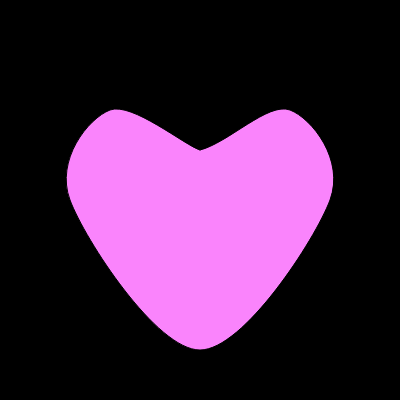
Frame 1 (no input)
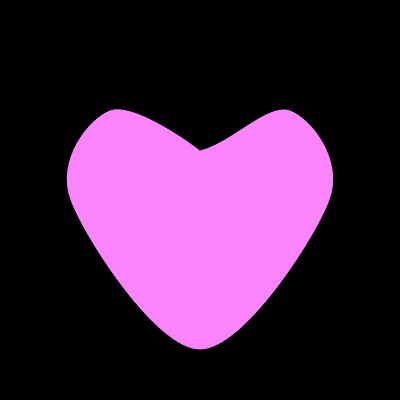
Frame 60 (no input)
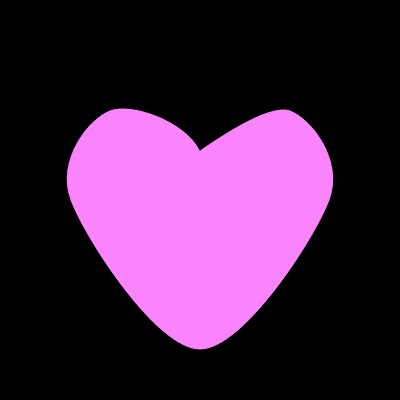
Frame 120 (the mouse pressed at the canvas centre since frame 60)

The p5.js sketch that drew these frames (run headless with seeded random() and noise() and a simulated clock; from frame 60 on, the mouse is pressed at the canvas centre):

// p5.js sketch
// ── sketch.js
let heartSpeed = 0.02;
let heartX = 0;
let heartY = 0;

function setup() {
  createCanvas(400,400);
  heartX = random(100); // random number between 0 and 100
  heartY = random(100); // random number between 0 and 100
  
}

function draw() {
  background("rgb(0,0,0)");  
  // translate(width/2, height/2);
  fill("rgba(250, 132, 252, 1)");

  // using Perlin noise to create motion by mapping
  // x and y position 
  // noise() produces number between 0 and 1 
  // to a possible range b/w 0 and width, height
  // respectively
  // noise is smooth, unlike random

  let heartXPos = map(noise(heartX),0,1,0,width);
  let heartYPos = map(noise(heartY),0,1,0,height);

  // drawing the heart
  beginShape();
  curveVertex(heartXPos,150); // x pos changes the top of the heart smoothly left to right
  curveVertex(200,150);
  curveVertex(290,110);
  curveVertex(330,200);
  curveVertex(200,350);
  curveVertex(70,200);
  curveVertex(110,110);
  curveVertex(200,150);
  curveVertex(200,heartYPos); // y pos changes up and down
  endShape();

  heartX+=heartSpeed; // movement
  heartY+=heartSpeed; // movement

}
